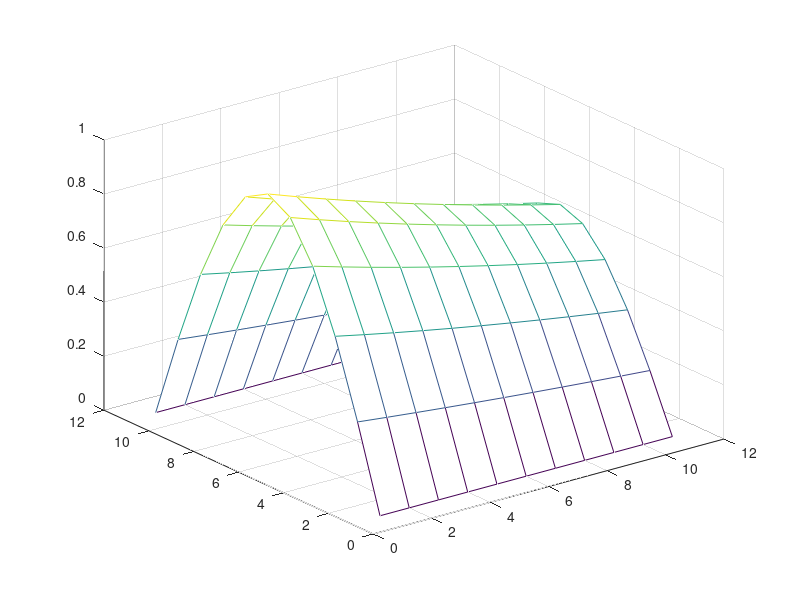

This chart was generated by the following MATLAB code:
%%
clear;
clc;

%parameters 
c=0.1;
nx=10;
nt=10;
%nt=4200 το οριο για r<1/2
Tmax=0.42;
L=1;
%για c=0.5 θελω nt=42000
%Derived parameters 
h=L/nx;
dt=Tmax/nt; %δt
A=-gallery('tridiag',nx-1)/h^2;
I=speye(nx-1);


%initial condition 
x=linspace(0,L,nx+1)';

%Initialize Temp matrix
T=zeros(nx+1,nt+1);%nx+1 μαζι με τα συνορα , χωρις: nx-1
T(:,1)=sin(pi*x);
%loop event 
for i=2:nt+1
    %T(2:nx,i)=(I+dt*c*A)*T(2:nx,i-1);
    %επειδη εχω τα Boundaries στον Τ εγω δεν τα θελω αρα 
    %εχω 11 σημεια το πρωτο και τελευατιο ειναι τα boundaries 
    %θελω τα υπολοιπα 

    %για emplicit μεθοδο τρεχιε για τα οαντα δνε θελω r<1/2
        T(2:nx,i)=(I-dt*c*A)\T(2:nx,i-1);

end
mesh(T);

%%